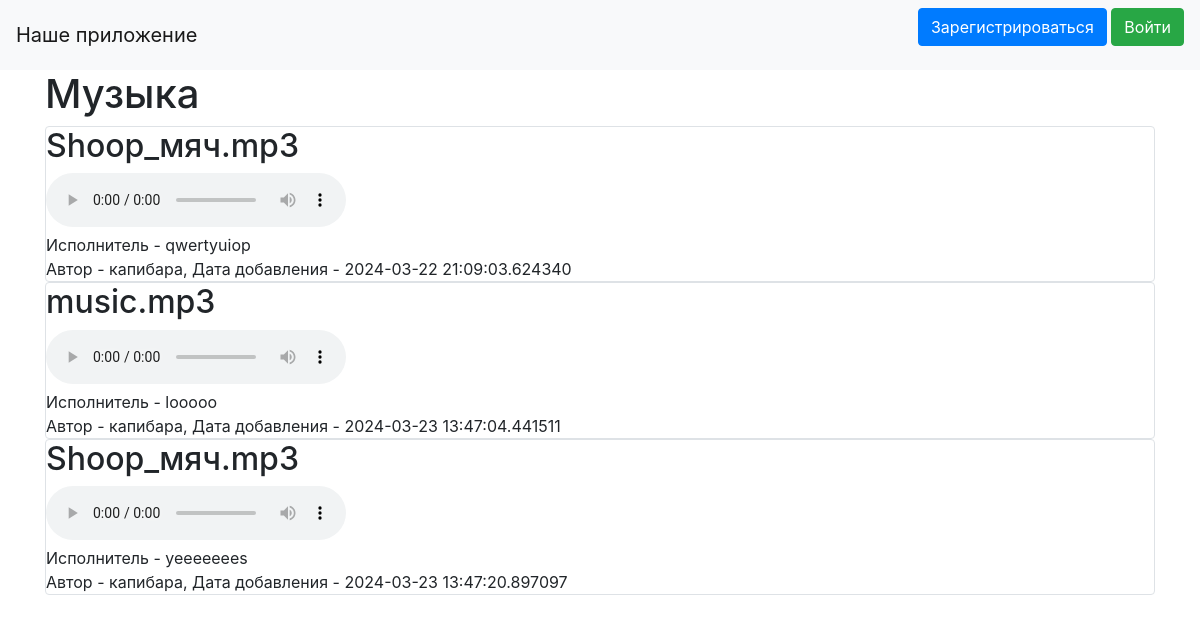
The page / on the database its author committed.
### data/news.py (models this page shows)
class News(SqlAlchemyBase):
    __tablename__ = 'news'
    id = sqlalchemy.Column(sqlalchemy.Integer, primary_key=True, autoincrement=True)
    title = sqlalchemy.Column(sqlalchemy.String, nullable=True)
    content = sqlalchemy.Column(sqlalchemy.String, nullable=True)
    created_date = sqlalchemy.Column(sqlalchemy.DateTime, default=datetime.datetime.now)
    is_private = sqlalchemy.Column(sqlalchemy.Boolean, default=True)
    user_id = sqlalchemy.Column(sqlalchemy.Integer, sqlalchemy.ForeignKey("users.id"))
    user = orm.relationship('User')
    categories = orm.relationship("Category", secondary="association", backref="news")

### data/users.py (models this page shows, shortened)
class User(SqlAlchemyBase, UserMixin):
    __tablename__ = 'users'
    id = sqlalchemy.Column(sqlalchemy.Integer, primary_key=True, autoincrement=True)
    name = sqlalchemy.Column(sqlalchemy.String, nullable=True)
    about = sqlalchemy.Column(sqlalchemy.String, nullable=True)
    email = sqlalchemy.Column(sqlalchemy.String, index=True, unique=True, nullable=True)
    hashed_password = sqlalchemy.Column(sqlalchemy.String, nullable=True)
    created_date = sqlalchemy.Column(sqlalchemy.DateTime, default=datetime.datetime.now)
    news = orm.relationship("News", back_populates='user')

### main.py (the view)
@app.route("/")
def index():
    db_sess = db_session.create_session()
    con = sqlite3.connect("db/blogs.db")
    cur = con.cursor()
    result = cur.execute("""SELECT switch_on FROM sleep WHERE user_id""").fetchone()
    print(result[0])
    con.close()
    silence()
    news = db_sess.query(News).filter(News.is_private != True)
    now = str(datetime.time(datetime.now())).split(":")
    print(now[0] + ':' + now[1], 'now')
    if (now[0] + ':' + now[1]) == "14:27":
        print("Yes")
        silence()
    return render_template("index.html", news=news)

### data/db_session.py (called while the page is built)
def create_session() -> Session:
    global __factory
    return __factory()

### main.py (called while the page is built)
def silence():
    print(90000)
    return render_template("in_bed.html")

### templates/in_bed.html (shortened to what this page needs)
{% extends "base.html" %}

### templates/base.html (shortened to what this page needs)
<!doctype html>
<html lang="en">
<head>
    <link rel="stylesheet"
          href="https://stackpath.bootstrapcdn.com/bootstrap/4.4.1/css/bootstrap.min.css"
>
</head>
<body bgcolor="black">
<header>
    <nav class="navbar navbar-light bg-light">
        <a class="navbar-brand" href="#">Наше приложение</a>
        {% if current_user.is_authenticated %}
            <a class="navbar-brand" href="/logout">{{ current_user.name }}</a>
        {% else %}
            <p>
                <a class="btn btn-primary " href="/register">Зарегистрироваться</a>
                <a class="btn btn-success" href="/login">Войти</a>
            </p>
        {% endif %}
    </nav>
</header>
<main role="main" class="container">
    {% block content %}{% endblock %}
</main>
</body>
</html>

### templates/index.html (shortened to what this page needs)
{% extends "base.html" %}
{% block content %}
    <h1>Музыка</h1>
    {% for item in news %}
        <div class="col-md6 border rounded" >
            <h2>{{ item.title }}</h2>
            <audio controls src="/static/{{item.title}}" loop="loop"> </audio>
            <div>Исполнитель - {{ item.content }}</div>
            <div> Автор - {{ item.user.name }}, Дата добавления - {{ item.created_date }} </div>
        </div>
    {% endfor %}
{% endblock %}

### rows shown on the page
News: title "Shoop_мяч.mp3", content "qwertyuiop", user.name "капибара", created_date "2024-03-22 21:09:03.624340"
News: title "music.mp3", content "looooo", user.name "капибара", created_date "2024-03-23 13:47:04.441511"
News: title "Shoop_мяч.mp3", content "yeeeeeees", user.name "капибара", created_date "2024-03-23 13:47:20.897097"
